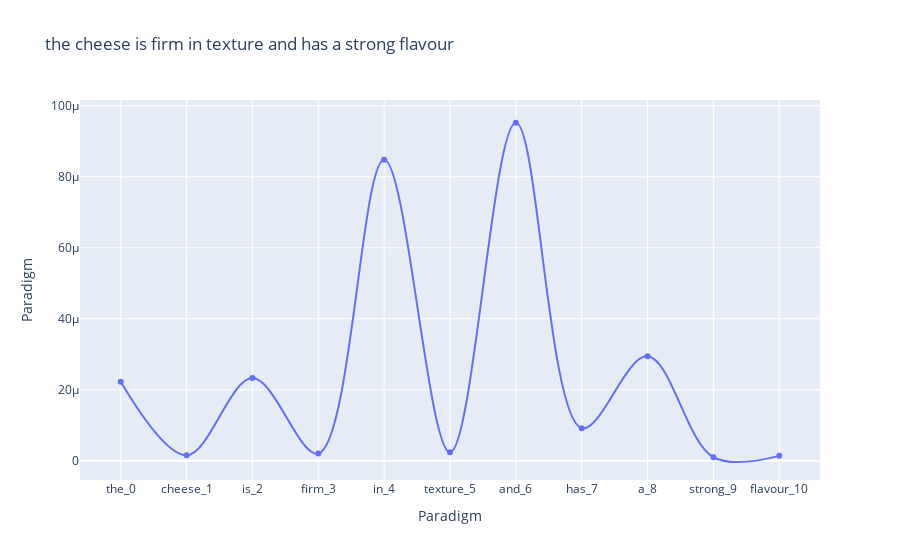

Source (notebook cell):
### Code cell
sent_ws.type_chain.plot_scores(show_probs=False)

### Figure 1 — Plotly figure (JSON) as saved in the notebook; plotly's stock layout.template omitted (floating-point values rounded to 4 significant figures)
{"data": [{"line": {"shape": "spline"}, "mode": "lines+markers", "name": "Func. Scores", "type": "scatter", "x": ["the_0", "cheese_1", "is_2", "firm_3", "in_4", "texture_5", "and_6", "has_7", "a_8", "strong_9", "flavour_10"], "y": [2.224e-05, 1.549e-06, 2.332e-05, 2.047e-06, 8.482e-05, 2.386e-06, 9.521e-05, 9.191e-06, 2.948e-05, 9.999e-07, 1.388e-06]}], "layout": {"title": {"text": "the cheese is firm in texture and has a strong flavour"}, "xaxis": {"title": {"text": "Paradigm"}}, "yaxis": {"title": {"text": "Paradigm"}}}}
